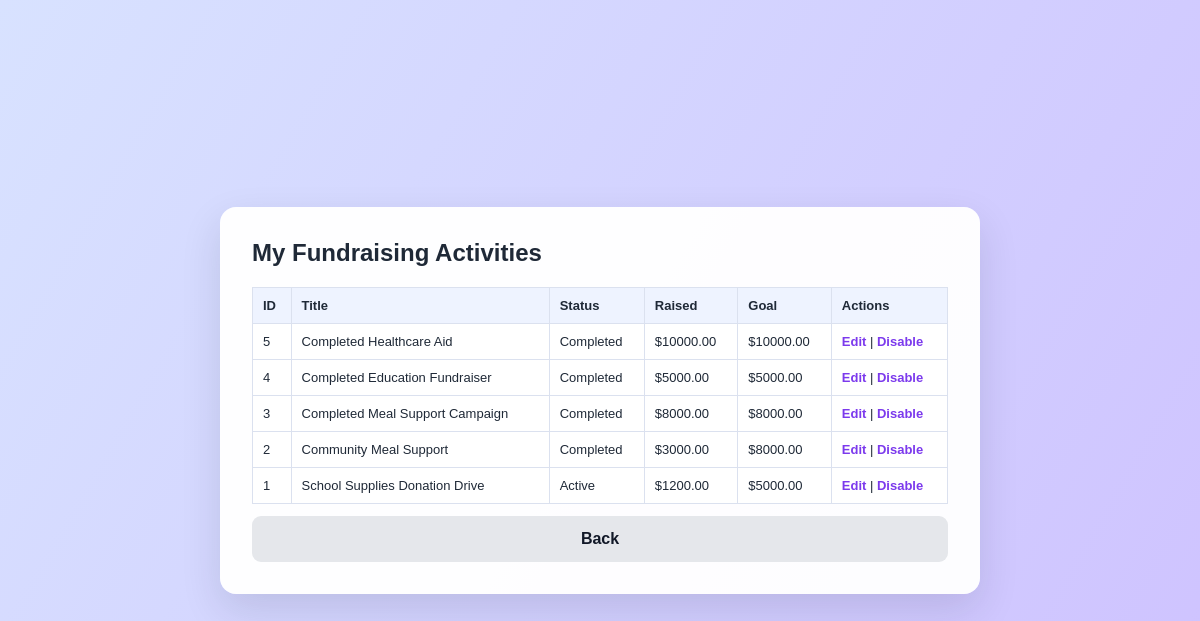
The app's page /index.php?page=view_my_fra (signed in) with its own data.
### tables this page shows
CREATE TABLE fundraising_activities (
    fra_id INT AUTO_INCREMENT PRIMARY KEY,
    fundraiser_id INT NOT NULL,
    title VARCHAR(150) NOT NULL,
    description TEXT NOT NULL,
    goal_amount DECIMAL(10,2) NOT NULL,
    current_amount DECIMAL(10,2) DEFAULT 0.00,
    category VARCHAR(100) NOT NULL,
    status ENUM('Active', 'Disabled', 'Completed') DEFAULT 'Active',
    start_date DATE,
    end_date DATE,
    view_count INT DEFAULT 0,
    shortlist_count INT DEFAULT 0,
    created_at DATETIME DEFAULT CURRENT_TIMESTAMP,
    FOREIGN KEY (fundraiser_id) REFERENCES managed_user_accounts(user_id)
);

### src/fra/entity/FundraisingActivity.php (called while the page is built, shortened)
<?php
require_once __DIR__ . '/../../shared/database/Database.php';
class FundraisingActivity
{
    private PDO $conn;
    public function __construct()
    {
        $database = new Database();
        $this->conn = $database->connect();
    }
    public function getFRAList(int $fundraiserId): array
    {
        $sql = "SELECT
                    fra_id AS fraId,
                    fundraiser_id AS fundraiserId,
                    title,
                    description,
                    goal_amount AS goalAmount,
                    current_amount AS amountRaised,
                    category,
                    status,
                    start_date AS startDate,
                    end_date AS endDate,
                    view_count AS views,
                    shortlist_count AS shortlistCount
                FROM fundraising_activities
                WHERE fundraiser_id = :fundraiserId
                ORDER BY fra_id DESC";
        $stmt = $this->conn->prepare($sql);
        $stmt->bindParam(':fundraiserId', $fundraiserId, PDO::PARAM_INT);
        $stmt->execute();
        return $stmt->fetchAll(PDO::FETCH_ASSOC);
    }
}

### src/shared/database/Database.php (called while the page is built)
<?php
class Database
{
    private string $host = 'localhost';
    private string $database = 'echocare_db';
    private string $username = 'root';
    private string $password = '';
    private ?PDO $conn = null;
    public function connect(): PDO
    {
        if ($this->conn === null) {
            try {
                $this->conn = new PDO(
                    "mysql:host={$this->host};dbname={$this->database};charset=utf8mb4",
                    $this->username,
                    $this->password
                );
                $this->conn->setAttribute(PDO::ATTR_ERRMODE, PDO::ERRMODE_EXCEPTION);
                $this->conn->setAttribute(PDO::ATTR_DEFAULT_FETCH_MODE, PDO::FETCH_ASSOC);
            } catch (PDOException $e) {
                die('Database connection failed: ' . $e->getMessage());
            }
        }
        return $this->conn;
    }
}

### src/fra/controller/ViewFRAController.php (called while the page is built)
<?php
require_once __DIR__ . '/../entity/FundraisingActivity.php';
class ViewFRAController
{
    private FundraisingActivity $fundraisingActivity;
    public function __construct()
    {
        $this->fundraisingActivity = new FundraisingActivity();
    }
    public function getFRAList(int $fundraiserId): array
    {
        return $this->fundraisingActivity->getFRAList($fundraiserId);
    }
}

### src/fra/boundary/ViewFRAUI.php (the view, shortened to what this page needs)
<?php
require_once __DIR__ . '/../controller/ViewFRAController.php';
$controller = new ViewFRAController();
$fraList = $controller->getFRAList($_SESSION['user']['id']);
?>
<!DOCTYPE html>
<html>
<head>
    <link rel="stylesheet" href="/css/style.css">
</head>
<body>
<div class="page-center">
<section class="dashboard-card">
<h1>My Fundraising Activities</h1>
<table class="table">
<tr>
<th>ID</th>
<th>Title</th>
<th>Status</th>
<th>Raised</th>
<th>Goal</th>
<th>Actions</th>
</tr>
<?php foreach ($fraList as $fra): ?>
<tr>
<td><?= $fra['fraId'] ?></td>
<td><?= htmlspecialchars($fra['title']) ?></td>
<td><?= $fra['status'] ?></td>
<td>$<?= $fra['amountRaised'] ?></td>
<td>$<?= $fra['goalAmount'] ?></td>
<td>
<a class="action-link"
href="/index.php?page=edit_fra&fraId=<?= $fra['fraId'] ?>">
Edit
</a>
|
<a class="action-link"
href="/index.php?page=disable_fra&fraId=<?= $fra['fraId'] ?>">
Disable
</a>
</td>
</tr>
<?php endforeach; ?>
</table>
<a href="/index.php?page=fundraiser_dashboard" class="secondary-btn">
Back
</a>
</section>
</div>
</body>
</html>

### public/index.php (shortened to what this page needs)
<?php
$page = $_GET['page'] ?? 'login';
switch ($page) {
    case 'view_my_fra': require_once '../src/fra/boundary/ViewFRAUI.php'; break;
}

### public/css/style.css (style rules this page uses)
* { box-sizing: border-box; }
body { margin: 0; font-family: Arial, Helvetica, sans-serif; background: #f7f8ff; color: #1f2937; }
body::before { content: ""; position: fixed; inset: 0; background: radial-gradient(circle at 20% 25%, rgba(220, 230, 255, 0.9), transparent 35%), radial-gradient(circle at 80% 35%, rgba(235, 240, 255, 0.9), transparent 38%), linear-gradient(135deg, #ffffff 0%, #eef3ff 45%, #ffffff 100%); z-index: -2; }
body::after { content: ""; position: fixed; inset: 0; background: linear-gradient(155deg, transparent 20%, rgba(205, 218, 250, 0.45) 38%, transparent 58%), linear-gradient(25deg, transparent 25%, rgba(230, 235, 255, 0.8) 48%, transparent 70%); z-index: -1; }
.page-center { min-height: 100vh; display: flex; align-items: center; justify-content: center; padding: 24px; }
h1 { margin: 0 0 8px; font-size: 24px; }
.dashboard-card { width: 760px; background: rgba(255,255,255,0.96); border-radius: 16px; padding: 32px; box-shadow: 0 16px 40px rgba(15, 23, 42, 0.12); }
.table { width: 100%; border-collapse: collapse; margin-top: 20px; background: white; }
.table th, .table td { border: 1px solid #dbe1ef; padding: 10px; font-size: 13px; text-align: left; }
.table th { background: #eef3ff; }
.action-link { color: #7c3aed; font-weight: bold; text-decoration: none; }
.secondary-btn { display: block; width: 100%; text-align: center; padding: 14px; border-radius: 9px; background: #e5e7eb; color: #111827; text-decoration: none; font-weight: 700; margin-top: 12px; }
body { position: relative; overflow-x: hidden; background: #eef3ff; }
body::before { content: ""; position: fixed; inset: 0; z-index: 0; background: linear-gradient( 120deg, #d8e2ff, #cbb7ff, #f3e8ff, #dbeafe ); background-size: 400% 400%; animation: movingGradient 4s ease infinite; }
.page-center, .app-layout { position: relative; z-index: 1; }

### records on screen
fundraising_activities: fra_id "5", title "Completed Healthcare Aid", status "Completed", current_amount "10000.00", goal_amount "10000.00"
fundraising_activities: fra_id "4", title "Completed Education Fundraiser", status "Completed", current_amount "5000.00", goal_amount "5000.00"
fundraising_activities: fra_id "3", title "Completed Meal Support Campaign", status "Completed", current_amount "8000.00", goal_amount "8000.00"
fundraising_activities: fra_id "2", title "Community Meal Support", status "Completed", current_amount "3000.00", goal_amount "8000.00"
fundraising_activities: fra_id "1", title "School Supplies Donation Drive", status "Active", current_amount "1200.00", goal_amount "5000.00"
